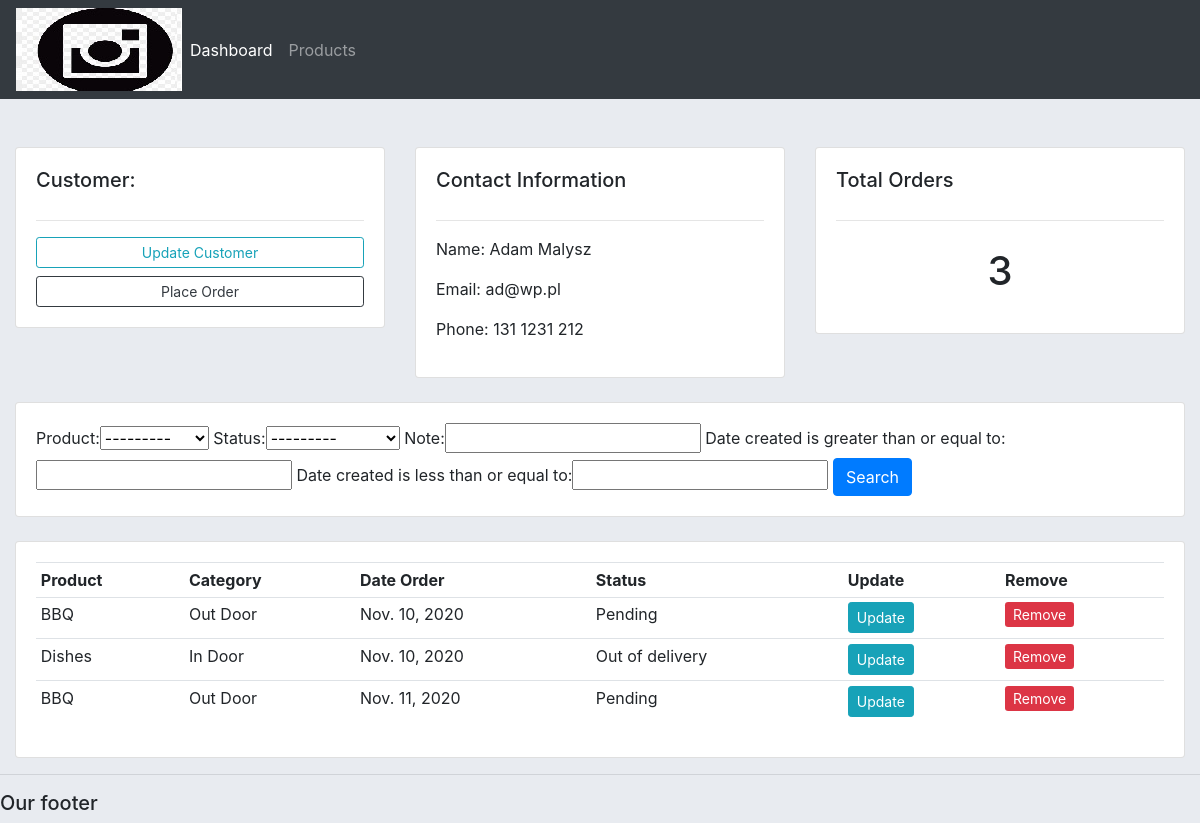
The app's page /customer/2/ with its own data.
### accounts/models.py (models this page shows, shortened)
class Customer(models.Model):
    name = models.CharField(max_length=255, null=True)
    phone = models.CharField(max_length=255, null=True)
    email = models.CharField(max_length=255, null=True)
    date_created = models.DateField(auto_now_add=True, null=True)

class Order(models.Model):
    STATUS = (
        ('Pending', 'Pending'),
        ('Out of delivery', 'Out of delivery'),
        ('Delivered', 'Delivered')
    )
    customer = models.ForeignKey(
        Customer, null=True, on_delete=models.SET_NULL)
    product = models.ForeignKey(Product, null=True, on_delete=models.SET_NULL)
    date_created = models.DateField(auto_now_add=True, null=True)
    status = models.CharField(
        max_length=255, null=True, choices=STATUS)
    note = models.CharField(max_length=1000, null=True)

class Product(models.Model):
    CATEGORY = (
        ('In Door', 'In Door'),
        ('Out Door', 'Out Door')
    )
    name = models.CharField(max_length=255, null=True)
    price = models.FloatField(null=True)
    category = models.CharField(max_length=255, null=True, choices=CATEGORY)
    description = models.TextField(max_length=500, null=True)
    date_created = models.DateField(auto_now_add=True, null=True)
    tags = models.ManyToManyField(Tag)
    def __str__(self):
        return self.name

### accounts/views.py (the view)
# urls.py: path('customer/<str:pk_test>/', views.customer, name='customer'),
def customer(request, pk_test):
    customer = Customer.objects.get(id=pk_test)
    orders = customer.order_set.all()
    orders_count = orders.count()
    myFilter = OrderFilter(request.GET, queryset=orders)
    orders = myFilter.qs
    context = {
        'customer': customer,
        'orders': orders,
        'orders_count': orders_count,
        'myFilter': myFilter,
    }
    return render(request, 'accounts/customer.html', context)

### accounts/templates/accounts/customer.html
{% extends "accounts/main.html" %}
{% block content %}
<br>
<div class="row">
    <div class="col col-md">
        <div class="card card-body">
            <h5 class="card-title">Customer:</h5>
            <hr>
            <a href="" class="btn btn-outline-info btn-sm btn-block">Update Customer</a>
            <a href="{% url 'create_order' customer.id %}" class="btn btn-outline-dark btn-sm btn-block">Place
                Order</a>
        </div>
    </div>
    <div class="col col-md">
        <div class="card card-body">
            <h5 class="card-title">Contact Information</h5>
            <hr>
            <p>Name: {{ customer.name }}</p>
            <p>Email: {{ customer.email }}</p>
            <p>Phone: {{ customer.phone }}</p>
        </div>
    </div>
    <div class="col col-md">
        <div class="card card-body">
            <h5 class="card-title">Total Orders</h5>
            <hr>
            <h1 style="text-align: center; padding: 10px;"> {{ orders_count  }}</h1>
        </div>
    </div>
</div>
<br>
<div class="row">
    <div class="col">
        <div class="card card-body">
            <form method="GET">
                {{myFilter.form}}
                <button class="btn btn-primary" type="submit">Search</button>
            </form>
        </div>
    </div>
</div>
<br>
<div class="row">
    <div class="col-md">
        <div class="card card-body">
            <table class="table table-sm">
                <tr>
                    <th>Product</th>
                    <th>Category</th>
                    <th>Date Order</th>
                    <th>Status</th>
                    <th>Update</th>
                    <th>Remove</th>
                </tr>
                {% for order in orders%}
                <tr>
                    <td>{{ order.product }}</td>
                    <td>{{ order.product.category }}</td>
                    <td>{{ order.date_created }}</td>
                    <td>{{ order.status }}</td>
                    <td><a class="btn btn-sm btn-info" href="{% url 'update_order' order.id%}">Update</a></td>
                    <td><a class="brn btn-sm btn-danger" href="{% url 'delete_order' order.id%}">Remove</a></td>
                </tr>
                {% endfor %}
            </table>
        </div>
    </div>
</div>
{% endblock content %}

### static/css/main.css (style rules this page uses)
body { background-color: #e8ebf0; }
.row { margin-left: 0; margin-right: 0; }

### records on screen
Customer: name "Adam Malysz", email "ad@wp.pl", phone "131 1231 212"
Order: product "BBQ", product.category "Out Door", date_created "Nov. 10, 2020", status "Pending"
Order: product "Dishes", product.category "In Door", date_created "Nov. 10, 2020", status "Out of delivery"
Order: product "BBQ", product.category "Out Door", date_created "Nov. 11, 2020", status "Pending"

### other values on screen
{{ orders_count }} "3"
